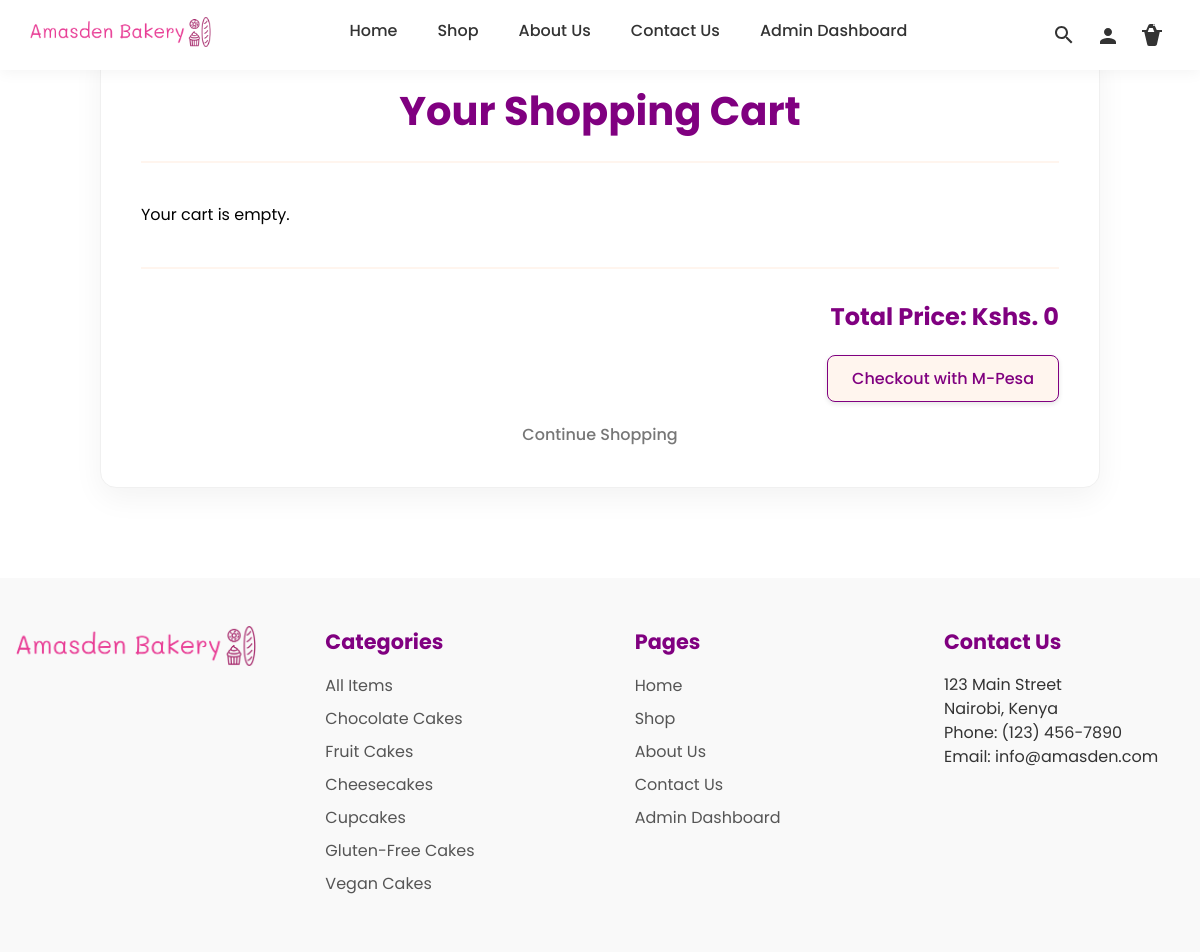
Page /cart/cart/ (signed in) on the earlier database version.
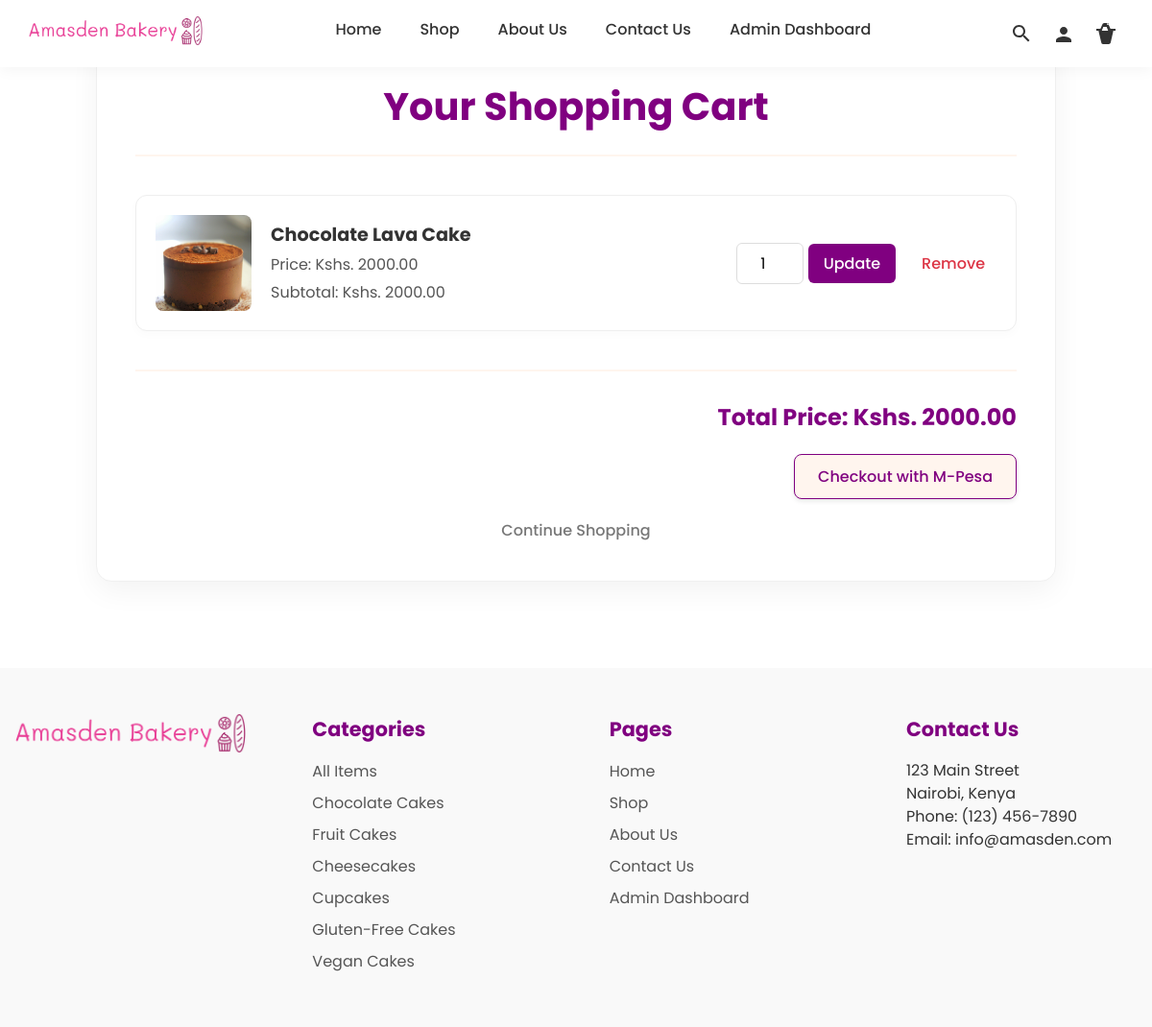
Same page on the later database version.
### bakery/models.py (models this page shows, shortened)
class Category(models.Model):
    name = models.CharField(max_length=100, default='none')
    slug = models.SlugField(unique=True, blank=True)

class BakeryItem(models.Model):
    name = models.CharField(max_length=100, unique=True)
    description = models.TextField()
    price = models.DecimalField(max_digits=6, decimal_places=2)
    image = models.ImageField(upload_to='bakery_images/')
    available = models.BooleanField(default=True)
    slug = models.SlugField(unique=True, blank=True)
    category = models.ForeignKey(Category, on_delete=models.CASCADE, related_name='items', null=True, blank=True)
    ingredients = models.TextField(blank=True)
    sales = models.IntegerField(default=0)

### cart/models.py (models this page shows, shortened)
class CartItem(models.Model):
    cart = models.ForeignKey(Cart, on_delete=models.CASCADE, related_name='items')
    product = models.ForeignKey('bakery.BakeryItem', on_delete=models.CASCADE)
    quantity = models.PositiveIntegerField(default=1)
    size = models.ForeignKey('bakery.Size', on_delete=models.SET_NULL, null=True, blank=True)
    custom_message = models.CharField(max_length=255, null=True, blank=True)
    toppings = models.ForeignKey('bakery.Topping', on_delete=models.SET_NULL, null=True, blank=True)
    price = models.DecimalField(max_digits=10, decimal_places=2)
    date_added = models.DateTimeField(auto_now_add=True)
    def get_total_price(self):
        return self.quantity * self.price

### cart/views.py (the view, shortened to what this page needs)
# urls.py: path('cart/', views.view_cart, name='view_cart'),
def view_cart(request):
    if request.user.is_authenticated:
        try:
            cart = Cart.objects.get(user=request.user)
            cart_items = CartItem.objects.filter(cart=cart)
        except Cart.DoesNotExist:
            cart_items = []
    total_price = sum(item.get_total_price() for item in cart_items)
    context = {
        'cart_items': cart_items,
        'total_price': total_price,
    }
    return render(request, 'cart/cart.html', context)

### bakery/context_processors.py (called while the page is built)
def global_footer_context(request):
    footer_categories = Category.objects.all()
    category_slug = request.GET.get('category')
    return {
        'footer_categories': footer_categories,
    }

### bakery/templates/cart/cart.html (shortened to what this page needs)
{% load static %}
{% include "bakery/header.html" %}
<div class="shopping-cart">
    <h1>Your Shopping Cart</h1>
    <div class="cart-product-list">
    {% for item in cart_items %}
    <div class="cart-product-item">
        <img src="{{ item.product.image.url }}" alt="{{ item.product.name }}">
        <div class="cart-item-details">
            <p><strong>{{ item.product.name }}</strong></p>
            <p>Price: Kshs. {{ item.product.price }}</p>
            <p>Subtotal: Kshs. {{ item.get_total_price }}</p>
        </div>
        <div class="cart-actions">
            <form action="{% url 'cart:update_quantity' item.id %}" method="post">
                <input type="number" name="quantity" value="{{ item.quantity }}" min="1">
                <button type="submit" class="btn-update">Update</button>
            </form>
            <a href="{% url 'cart:remove_from_cart' item.id %}" class="remove-link">Remove</a>
        </div>
    </div>
    {% empty %}
    <p>Your cart is empty.</p>
    {% endfor %}
    </div>
    <div class="cart-checkout">
        <p class="total-price" name="amount">Total Price: Kshs. {{ total_price }}</p>
        <form action="{% url 'checkout:get_details' %}" method="post">
            <button type="submit" class="btn1">Checkout with M-Pesa</button>
        </form>
    </div>
    <a href="{% url 'products' %}" class="continue-shopping">Continue Shopping</a>
</div>
{% include "bakery/footer.html" %}

### bakery/templates/bakery/header.html (shortened to what this page needs)
{% load static %}
<!DOCTYPE html>
<html lang="en" dir="ltr">
  <head>
    <link rel="stylesheet" href="{% static 'css/master.css' %}">
    <link rel="stylesheet" href="{% static 'css/user_dashboard.css' %}">
    <link rel="stylesheet" href="{% static 'css/admin_dashboard.css' %}">
    <link rel="stylesheet" href="{% static 'css/cart.css' %}">
    <link rel="stylesheet" href="{% static 'css/custom.css' %}">
    <link rel="stylesheet" href="{% static 'css/generic.css' %}">
  </head>
  <body>
    <nav class="navbar">
      <div class="navbar-brand">
        <a href="{% url 'home' %}"><img src="{% static 'images/logo.png' %}" alt="Logo"></a>
      </div>
      <div class="collapse navbar-collapse" id="navbarNav">
        <ul class="navbar-nav">
          <li class="nav-item">
            <a class="nav-link" href="{% url 'home' %}">Home</a>
          </li>
          <li class="nav-item">
            <a class="nav-link" href="{% url 'products' %}">Shop</a>
          </li>
          <li class="nav-item">
            <a class="nav-link" href="{% url 'about' %}">About Us</a>
          </li>
          <li class="nav-item">
            <a class="nav-link" href="{% url 'contact' %}">Contact Us</a>
          </li>
          {% if user.is_authenticated %}
            <li class="nav-item">
              {% if user.is_superuser %}
                <a class="nav-link" href="{% url 'admin_dashboard:add_bakery_item' %}">Admin Dashboard</a>
              {% elif user.is_staff %}
                <a class="nav-link" href="{% url 'staff_dashboard:manage_orders' %}">Staff Dashboard</a>
              {% else %}
                <a class="nav-link" href="{% url 'user_dashboard:account_details' %}">Account</a>
              {% endif %}
            </li>
          {% else %}
            <li class="nav-item">
              <a class="nav-link" href="{% url 'login' %}">Account</a>
            </li>
          {% endif %}
        </ul>
      </div>
      <div class="navbar-icons">
        <button type="button" onclick="SearchFunction()" class="search-btn">
        </button>
        <a href="{% url 'user_dashboard:account_details' %}">
          <svg xmlns="http://www.w3.org/2000/svg" width="24" height="24" viewBox="0 0 24 24">
            <path d="M12 13C14.21 13 16 11.21 16 9S14.21 5 12 5 8 6.79 8 9s1.79 4 4 4zM12 15C9.33 15 4 16.33 4 19v2h16v-2c0-2.67-5.33-4-8-4z" />
          </svg>
        </a>
        <a href="{% url 'cart:view_cart' %}">
        </a>
      </div>
    </nav>
  </body>
</html>

### bakery/templates/bakery/footer.html
{% load static %}
<footer>
  <div class="footer-column">
    <img src="{% static 'images/logo.png' %}" alt="Bakery Logo">
  </div>
  <div class="footer-column">
    <h3>Categories</h3>
    <ul>
      <li>
        <a href="{% url 'products' %}">All Items</a>
      </li>
      {% for category in footer_categories %}
      <li>
        <a href="?category={{ category.slug }}">{{ category.name }}</a>
      </li>
      {% endfor %}
    </ul>
  </div>
  <div class="footer-column">
    <h3>Pages</h3>
    <ul>
      <li>
        <a href="{% url 'home' %}">Home</a>
      </li>
      <li>
        <a href="{% url 'products' %}">Shop</a>
      </li>
      <li>
        <a href="{% url 'about' %}">About Us</a>
      </li>
      <li>
        <a href="{% url 'contact' %}">Contact Us</a>
      </li>
      {% if user.is_authenticated %}
            <li >
              {% if user.is_superuser %}
                <a href="{% url 'admin_dashboard:add_bakery_item' %}">Admin Dashboard</a>
              {% elif user.is_staff %}
                <a href="{% url 'staff_dashboard:manage_orders' %}">Staff Dashboard</a>
              {% else %}
                <a href="{% url 'user_dashboard:account_details' %}">Account</a>
              {% endif %}
            </li>
          {% else %}
            <li>
              <a href="{% url 'login' %}">Account</a>
            </li>
          {% endif %}
    </ul>
  </div>
  <div class="footer-column">
    <h3>Contact Us</h3>
    <p>123 Main Street<br>
    Nairobi, Kenya<br>
    Phone: (123) 456-7890<br>
    Email: info@amasden.com</p>
</footer>
  </body>
</html>

### bakery/static/css/master.css (style rules this page uses)
* { margin: 0; padding: 0; box-sizing: border-box; font-family: 'Poppins', sans-serif; font-size: 1rem; }
body { margin-top: 0; display: flex; flex-direction: column; align-items: center; justify-content: center; width: 100%; }
h1 { font-size: 2.2rem; color: purple; }
h3 { font-size: 1.3rem; color: purple; }
p { line-height: 1.5; }
.btn1 { border-radius: 8px; border: none; background-color: seashell; color: purple; padding: 10px 24px; cursor: pointer; transition: all 0.3s ease; border: solid 1px purple; text-decoration: none; font-weight: 500; box-shadow: 0 2px 5px rgba(0, 0, 0, 0.1); }
.navbar { display: flex; justify-content: space-between; align-items: center; background-color: #fff; padding: 15px 30px; position: fixed; top: 0; left: 0; width: 100%; height: 70px; z-index: 999; box-shadow: 0 2px 15px rgba(0, 0, 0, 0.05); }
.navbar-brand { display: flex; align-items: center; }
.navbar-brand img { height: 30px; margin-right: auto; }
.navbar-nav { display: flex; list-style: none; align-items: center; margin-bottom: 10px; padding: 0; }
.nav-link { padding: 10px; font-weight: 500; color: #333; text-decoration: none; transition: color 0.2s ease-in-out, background-color 0.2s ease-in-out; }
.navbar-icons { display: flex; align-items: center; gap: 8px; }
.navbar-icons svg { width: 24px; height: 24px; fill: #333; display: block; }
.navbar-icons a, .navbar-icons button { display: flex; align-items: center; justify-content: center; padding: 6px; background: transparent; border: none; cursor: pointer; transition: opacity 0.2s; }
.nav-item { padding: 10px; }
footer { display: flex; flex-wrap: wrap; justify-content: space-between; background-color: #f9f9f9; padding: 2rem 0; font-family: Arial, sans-serif; color: #333; margin-top: 50px; z-index: 999; }
.footer-column { width: 20%; margin: 0 1rem; padding: 1rem 0; }
.footer-column h3 { margin-bottom: 1rem; }
.footer-column ul { list-style: none; padding: 0; margin: 0; }
.footer-column li { margin-bottom: 0.5rem; }
.footer-column li a { text-decoration: none; color: #555; padding: 0; transition: color 0.2s ease-in-out, background-color 0.2s ease-in-out, padding 0.2s ease-in-out; }
footer img { max-width: 100%; height: auto; }
.search-btn { background: none; border: none; cursor: pointer; padding: 5px; transition: transform 0.3s ease; }

### bakery/static/css/cart.css (style rules this page uses)
.shopping-cart { background-color: white; border-radius: 16px; box-shadow: 0 10px 30px rgba(0, 0, 0, 0.05); width: 90%; max-width: 1000px; padding: 40px; margin: 40px auto; border: 1px solid #f0f0f0; }
.shopping-cart h1 { margin: 0 0 40px; text-align: center; color: purple; font-weight: 700; font-size: 2.5rem; padding-bottom: 20px; border-bottom: 2px solid seashell; }
.cart-product-list { display: flex; flex-direction: column; gap: 20px; list-style: none; padding: 0; margin: 0 auto 40px; }
.cart-product-item { display: flex; align-items: center; justify-content: space-between; background-color: #fff; border: 1px solid #eee; border-radius: 12px; padding: 20px; box-shadow: 0 4px 10px rgba(0, 0, 0, 0.02); transition: transform 0.2s ease, box-shadow 0.2s ease; }
.cart-product-item img { width: 100px; height: 100px; object-fit: cover; border-radius: 8px; margin-right: 20px; }
.cart-item-details { flex-grow: 1; text-align: left; }
.cart-item-details p { margin: 5px 0; color: #555; }
.cart-item-details strong { font-size: 1.2rem; color: #333; }
.cart-actions { display: flex; align-items: center; gap: 15px; }
.cart-product-item input[type="number"] { width: 70px; padding: 8px; font-size: 1rem; border: 1px solid #ddd; border-radius: 6px; text-align: center; }
.btn-update { background-color: purple; color: #fff; border: none; padding: 8px 16px; cursor: pointer; border-radius: 6px; font-weight: 500; transition: background-color 0.2s; }
.remove-link { color: #dc3545; text-decoration: none; font-weight: 500; padding: 8px 12px; border-radius: 6px; transition: background-color 0.2s; }
.cart-checkout { display: flex; flex-direction: column; align-items: flex-end; border-top: 2px solid seashell; padding-top: 30px; }
.total-price { font-size: 1.5rem; color: purple; font-weight: 700; margin-bottom: 20px; }
.continue-shopping { display: inline-block; margin-top: 20px; color: #777; text-decoration: none; font-weight: 500; text-align: center; width: 100%; }

Differences in the rows shown:
added CartItem: product.image (picture), product.name "Chocolate Lava Cake", product.price "2000.00", get_total_price "2000.00", quantity "1"
Other differences:
{{ total_price }}: "0" → "2000.00"
text no longer shown: "Your cart is empty."
